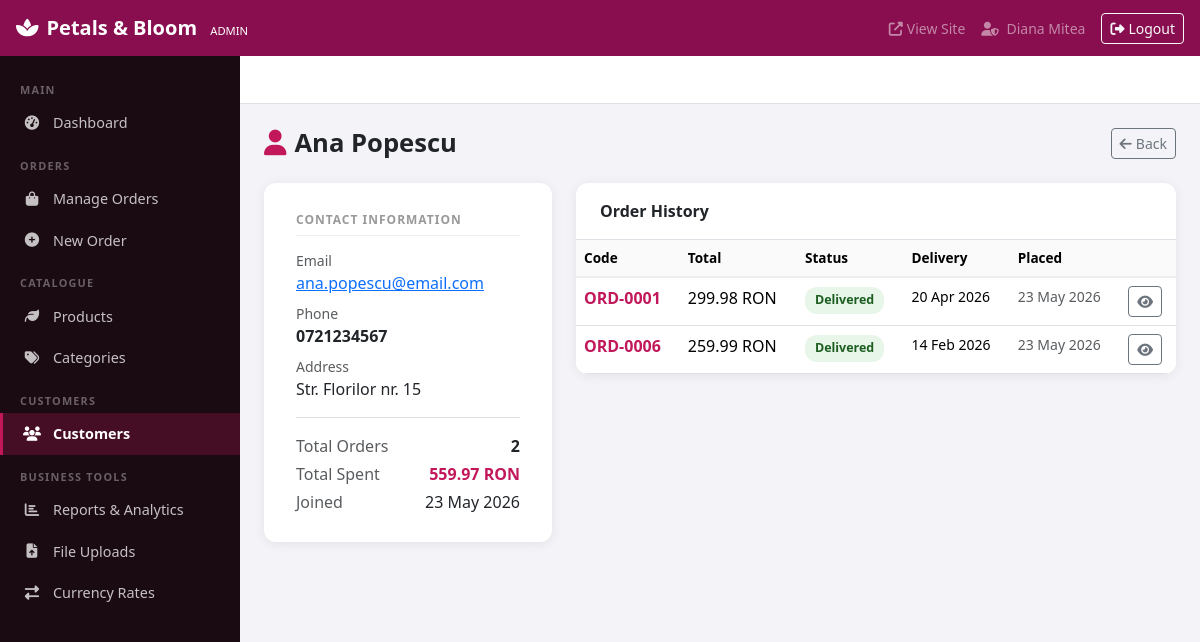
Screenshot of /admin/customers/view.php?id=1 (signed in) with the database file from the repository.
### tables this page shows
CREATE TABLE `customers` (
  `id`            INT UNSIGNED    NOT NULL AUTO_INCREMENT,
  `first_name`    VARCHAR(50)     NOT NULL,
  `last_name`     VARCHAR(50)     NOT NULL,
  `email`         VARCHAR(100)    NOT NULL UNIQUE,
  `phone`         VARCHAR(20)     NOT NULL,
  `address`       VARCHAR(255)    DEFAULT NULL,
  `city`          VARCHAR(100)    DEFAULT NULL,
  `password_hash` VARCHAR(255)    NOT NULL,
  `created_at`    TIMESTAMP       DEFAULT CURRENT_TIMESTAMP,
  PRIMARY KEY (`id`)
);

CREATE TABLE `orders` (
  `id`               INT UNSIGNED    NOT NULL AUTO_INCREMENT,
  `customer_id`      INT UNSIGNED    DEFAULT NULL,
  `order_code`       VARCHAR(20)     NOT NULL UNIQUE,
  `customer_name`    VARCHAR(100)    NOT NULL,
  `customer_email`   VARCHAR(100)    NOT NULL,
  `customer_phone`   VARCHAR(20)     NOT NULL,
  `delivery_address` VARCHAR(255)    NOT NULL,
  `delivery_city`    VARCHAR(100)    NOT NULL,
  `delivery_date`    DATE            NOT NULL,
  `delivery_time`    VARCHAR(20)     DEFAULT NULL,
  `occasion`         VARCHAR(50)     DEFAULT NULL,
  `card_message`     TEXT            DEFAULT NULL,
  `special_notes`    TEXT            DEFAULT NULL,
  `status`           ENUM('new','pending','confirmed','preparing','out_for_delivery','delivered','cancelled')
                                     NOT NULL DEFAULT 'new',
  `total_price`      DECIMAL(10,2)   NOT NULL DEFAULT 0.00,
  `payment_status`   ENUM('unpaid','paid','refunded') NOT NULL DEFAULT 'unpaid',
  `created_at`       TIMESTAMP       DEFAULT CURRENT_TIMESTAMP,
  `updated_at`       TIMESTAMP       DEFAULT CURRENT_TIMESTAMP ON UPDATE CURRENT_TIMESTAMP,
  PRIMARY KEY (`id`),
  CONSTRAINT `fk_orders_customer`
    FOREIGN KEY (`customer_id`) REFERENCES `customers`(`id`)
    ON DELETE SET NULL ON UPDATE CASCADE
);

### admin/customers/view.php (the view, shortened to what this page needs)
<?php
$conn      = getDbConnection();
$id        = (int)($_GET['id'] ?? 0);
$stmt = $conn->prepare("SELECT *, CONCAT(first_name,' ',last_name) AS full_name FROM customers WHERE id = ?");
$stmt->bind_param('i', $id);
$stmt->execute();
$cust = $stmt->get_result()->fetch_assoc();
$oStmt = $conn->prepare(
    "SELECT id, order_code, total_price, status, delivery_date, created_at
     FROM orders WHERE customer_email = ? ORDER BY created_at DESC"
);
$oStmt->bind_param('s', $cust['email']);
$oStmt->execute();
$orders = $oStmt->get_result()->fetch_all(MYSQLI_ASSOC);
$totalSpent = array_sum(array_column($orders, 'total_price'));
include __DIR__ . '/../includes/header.php';
?>
<div class="page-header">
  <h1><i class="fa fa-user me-2 text-primary-custom"></i><?= htmlspecialchars($cust['full_name'], ENT_QUOTES, 'UTF-8') ?></h1>
  <a href="<?= $adminBase ?>/customers/index.php" class="btn btn-outline-secondary btn-sm">
    <i class="fa fa-arrow-left me-1"></i>Back
  </a>
</div>
<div class="row g-4">
  <div class="col-lg-4">
    <div class="admin-form-card">
      <div class="form-section-title">Contact Information</div>
      <div class="mb-2">
        <small class="text-muted d-block">Email</small>
        <a href="mailto:<?= htmlspecialchars($cust['email'], ENT_QUOTES, 'UTF-8') ?>">
          <?= htmlspecialchars($cust['email'], ENT_QUOTES, 'UTF-8') ?>
        </a>
      </div>
      <?php if ($cust['phone']): ?>
      <div class="mb-2">
        <small class="text-muted d-block">Phone</small>
        <strong><?= htmlspecialchars($cust['phone'], ENT_QUOTES, 'UTF-8') ?></strong>
      </div>
      <?php endif; ?>
      <?php if ($cust['address']): ?>
      <div class="mb-2">
        <small class="text-muted d-block">Address</small>
        <?= nl2br(htmlspecialchars($cust['address'], ENT_QUOTES, 'UTF-8')) ?>
      </div>
      <?php endif; ?>
      <div class="mt-3 pt-3 border-top">
        <div class="d-flex justify-content-between">
          <span class="text-muted">Total Orders</span>
          <strong><?= count($orders) ?></strong>
        </div>
        <div class="d-flex justify-content-between mt-1">
          <span class="text-muted">Total Spent</span>
          <strong class="text-primary-custom"><?= number_format($totalSpent, 2) ?> RON</strong>
        </div>
        <div class="d-flex justify-content-between mt-1">
          <span class="text-muted">Joined</span>
          <span><?= htmlspecialchars(date('d M Y', strtotime($cust['created_at'])), ENT_QUOTES, 'UTF-8') ?></span>
        </div>
      </div>
    </div>
  </div>
  <div class="col-lg-8">
    <div class="admin-table">
      <div class="px-4 py-3 border-bottom fw-bold">Order History</div>
      <?php if (empty($orders)): ?>
        <div class="text-center py-5 text-muted">No orders yet.</div>
      <?php else: ?>
      <table class="table table-hover mb-0">
        <thead><tr><th>Code</th><th>Total</th><th>Status</th><th>Delivery</th><th>Placed</th><th></th></tr></thead>
        <tbody>
          <?php foreach ($orders as $o): ?>
          <tr>
            <td class="fw-semibold text-primary-custom">
              <?= htmlspecialchars($o['order_code'], ENT_QUOTES, 'UTF-8') ?>
            </td>
            <td><?= number_format((float)$o['total_price'], 2) ?> RON</td>
            <td>
              <span class="status-badge status-<?= htmlspecialchars($o['status'], ENT_QUOTES, 'UTF-8') ?>">
                <?= htmlspecialchars(ucfirst(str_replace('_',' ',$o['status'])), ENT_QUOTES, 'UTF-8') ?>
              </span>
            </td>
            <td class="small"><?= htmlspecialchars(date('d M Y', strtotime($o['delivery_date'])), ENT_QUOTES, 'UTF-8') ?></td>
            <td class="small text-muted"><?= htmlspecialchars(date('d M Y', strtotime($o['created_at'])), ENT_QUOTES, 'UTF-8') ?></td>
            <td>
              <a href="<?= $adminBase ?>/orders/view.php?id=<?= (int)$o['id'] ?>" class="btn btn-sm btn-outline-secondary">
                <i class="fa fa-eye"></i>
              </a>
            </td>
          </tr>
          <?php endforeach; ?>
        </tbody>
      </table>
      <?php endif; ?>
    </div>
  </div>
</div>
<?php include __DIR__ . '/../includes/footer.php'; ?>

### assets/css/admin.css (style rules this page uses)
:root { --admin-sidebar-w: 240px; --admin-topnav-h: 56px; --sidebar-bg: #1a0a12; --sidebar-hover: #2d1020; --sidebar-active: #c2185b; --admin-primary: #c2185b; --admin-primary-dk: #880e4f; }
body.admin-body { background: #f4f4f8; margin: 0; font-family: 'Segoe UI', sans-serif; }
.admin-table { background: #fff; border-radius: 12px; box-shadow: 0 2px 12px rgba(0,0,0,.07); overflow: hidden; }
.admin-table thead th { background: #fafafa; font-weight: 600; font-size: .85rem; border-bottom: 2px solid #eee; }
.admin-form-card { background: #fff; border-radius: 12px; box-shadow: 0 2px 12px rgba(0,0,0,.07); padding: 28px 32px; }
.form-section-title { font-size: .75rem; font-weight: 700; text-transform: uppercase; letter-spacing: 1px; color: #999; margin-bottom: 14px; padding-bottom: 6px; border-bottom: 1px solid #eee; }
.status-badge { display:inline-block; padding:4px 10px; border-radius:12px; font-size:.78rem; font-weight:600; }
.status-delivered { background:#e8f5e9; color:#1b5e20; }
.text-primary-custom { color: var(--admin-primary) !important; }
.page-header { display: flex; justify-content: space-between; align-items: center; flex-wrap: wrap; gap: 12px; margin-bottom: 24px; }
.page-header h1 { font-size: 1.6rem; font-weight: 700; margin: 0; }

### rows the page displays
customers: email "ana.popescu@email.com", phone "0721234567", address "Str. Florilor nr. 15", created_at "23 May 2026"
orders: order_code "ORD-0001", total_price "299.98", status "Delivered", delivery_date "20 Apr 2026", created_at "23 May 2026"
orders: order_code "ORD-0006", total_price "259.99", status "Delivered", delivery_date "14 Feb 2026", created_at "23 May 2026"

### other values shown
$_SESSION['admin_name'] "Diana Mitea"
$cust['full_name'] "Ana Popescu"
count($orders) "2"
$totalSpent "559.97"
